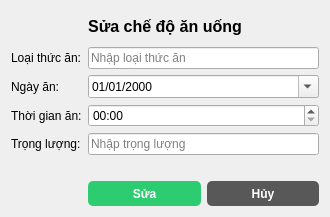
<?xml version="1.0" encoding="UTF-8"?>
<ui version="4.0">
 <class>EditFeedingDialog</class>
 <widget class="QDialog" name="EditFeedingDialog">
  <property name="geometry">
   <rect>
    <x>0</x>
    <y>0</y>
    <width>330</width>
    <height>206</height>
   </rect>
  </property>
  <property name="windowTitle">
   <string>Sửa chế độ ăn uống</string>
  </property>
  <layout class="QVBoxLayout" name="verticalLayout">
   <item>
    <widget class="QLabel" name="lbl">
     <property name="minimumSize">
      <size>
       <width>0</width>
       <height>30</height>
      </size>
     </property>
     <property name="font">
      <font>
       <pointsize>12</pointsize>
       <weight>75</weight>
       <bold>true</bold>
      </font>
     </property>
     <property name="styleSheet">
      <string notr="true">font-weight: bold;</string>
     </property>
     <property name="text">
      <string>Sửa chế độ ăn uống</string>
     </property>
     <property name="alignment">
      <set>Qt::AlignCenter</set>
     </property>
    </widget>
   </item>
   <item>
    <layout class="QFormLayout" name="formLayout">
     <item row="0" column="0">
      <widget class="QLabel" name="categoryLabel_2">
       <property name="text">
        <string>Loại thức ăn:</string>
       </property>
      </widget>
     </item>
     <item row="0" column="1">
      <widget class="QLineEdit" name="food_type">
       <property name="placeholderText">
        <string>Nhập loại thức ăn</string>
       </property>
      </widget>
     </item>
     <item row="1" column="0">
      <widget class="QLabel" name="dateLabel">
       <property name="text">
        <string>Ngày ăn:</string>
       </property>
      </widget>
     </item>
     <item row="1" column="1">
      <widget class="QDateEdit" name="feeding_date">
       <property name="displayFormat">
        <string>dd/MM/yyyy</string>
       </property>
       <property name="calendarPopup">
        <bool>true</bool>
       </property>
      </widget>
     </item>
     <item row="3" column="0">
      <widget class="QLabel" name="amountLabel">
       <property name="text">
        <string>Trọng lượng:</string>
       </property>
      </widget>
     </item>
     <item row="4" column="1">
      <layout class="QHBoxLayout" name="horizontalLayout_3">
       <property name="topMargin">
        <number>20</number>
       </property>
       <item>
        <widget class="QPushButton" name="btn_edit_feeding">
         <property name="minimumSize">
          <size>
           <width>70</width>
           <height>25</height>
          </size>
         </property>
         <property name="styleSheet">
          <string notr="true">QPushButton {
	background-color: #2ecc71;
	color: #fff;
	border: none;
	border-radius: 5px;
	font-weight: bold;
}
</string>
         </property>
         <property name="text">
          <string>Sửa</string>
         </property>
        </widget>
       </item>
       <item>
        <widget class="QPushButton" name="btn_cancel">
         <property name="minimumSize">
          <size>
           <width>70</width>
           <height>25</height>
          </size>
         </property>
         <property name="styleSheet">
          <string notr="true">QPushButton {
	background-color: #585858;
	color: #fff;
	border: none;
	border-radius: 5px;
	font-weight: bold;
}</string>
         </property>
         <property name="text">
          <string>Hủy</string>
         </property>
        </widget>
       </item>
      </layout>
     </item>
     <item row="3" column="1">
      <widget class="QLineEdit" name="quantity">
       <property name="text">
        <string/>
       </property>
       <property name="placeholderText">
        <string>Nhập trọng lượng</string>
       </property>
      </widget>
     </item>
     <item row="2" column="0">
      <widget class="QLabel" name="timeLabel">
       <property name="text">
        <string>Thời gian ăn:</string>
       </property>
      </widget>
     </item>
     <item row="2" column="1">
      <widget class="QTimeEdit" name="feeding_time">
       <property name="displayFormat">
        <string>hh:mm</string>
       </property>
      </widget>
     </item>
    </layout>
   </item>
  </layout>
 </widget>
 <resources/>
 <connections/>
</ui>
